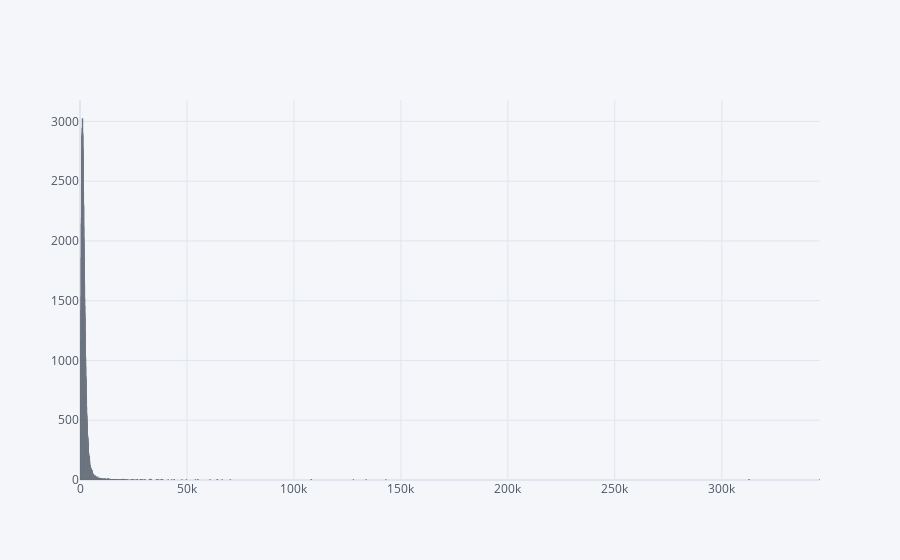

Notebook source saved alongside this figure:
### Code cell
configure_plotly_browser_state()
df2_2['길이'].iplot('hist')

### Figure 1 — Plotly figure (JSON) as saved in the notebook; plotly's stock layout.template omitted (floating-point values rounded to 4 significant figures; data arrays with more than 128 entries replaced by an {"elided": "..."} marker saying what was removed)
{"data": [{"histfunc": "count", "histnorm": "", "marker": {"color": "rgba(255, 153, 51, 1.0)", "line": {"color": "#4D5663", "width": 1.3}}, "name": "길이", "opacity": 0.8, "orientation": "v", "x": {"elided": "111512 int values"}, "type": "histogram"}], "layout": {"barmode": "overlay", "legend": {"bgcolor": "#F5F6F9", "font": {"color": "#4D5663"}}, "paper_bgcolor": "#F5F6F9", "plot_bgcolor": "#F5F6F9", "title": {"font": {"color": "#4D5663"}}, "xaxis": {"gridcolor": "#E1E5ED", "showgrid": true, "tickfont": {"color": "#4D5663"}, "title": {"font": {"color": "#4D5663"}, "text": ""}, "zerolinecolor": "#E1E5ED"}, "yaxis": {"gridcolor": "#E1E5ED", "showgrid": true, "tickfont": {"color": "#4D5663"}, "title": {"font": {"color": "#4D5663"}, "text": ""}, "zerolinecolor": "#E1E5ED"}}}
